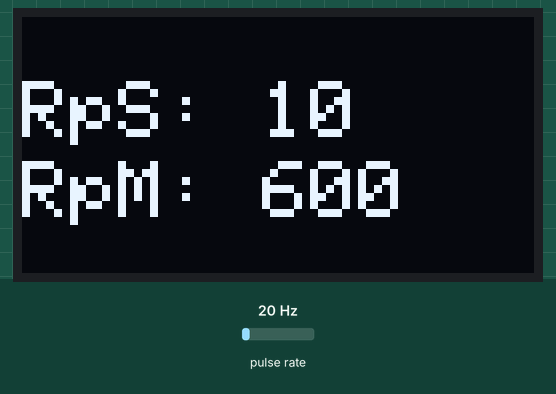
Simulated run of this sketch. Board: ESP8266 (NodeMCU). On the bench: 128×64 one-colour display. Wiring (inferred from the names in the program): pulse sensor: data GPIO 2. The inputs (shaded band) are chosen by the test bench; at power-on: pulse rate 20 Hz. What the sketch prints to the serial monitor is not drawn.

Above: at 2.2 s.
2.3 s: pulse rate (sensor on GPIO 2) set to 50 Hz
At 3.9 s:
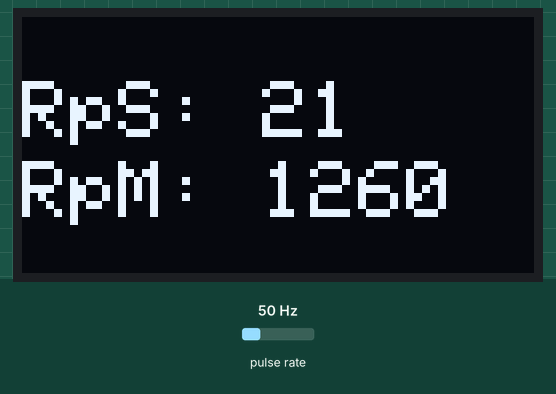
5.3 s: pulse rate (sensor on GPIO 2) set to 4 Hz
At 8.0 s:
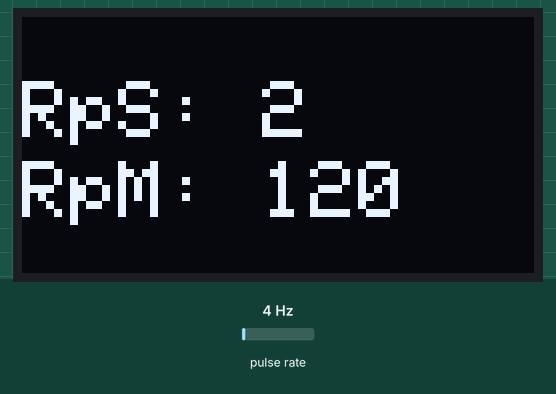
8.3 s: pulse rate (sensor on GPIO 2) set to 100 Hz
At 11.1 s:
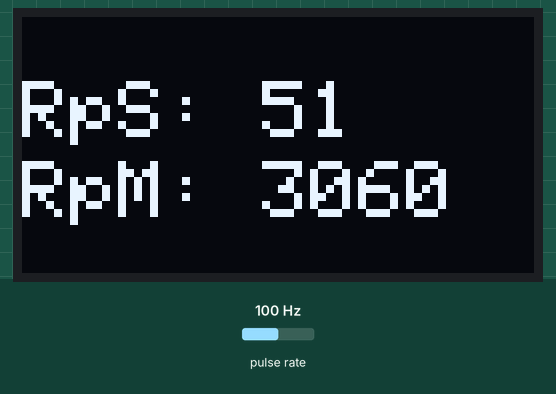
Timing chart, 0 to 12.6 s (numbered marks = the images above; inputs shaded):
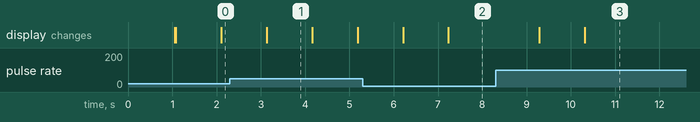

Measured:
- after the input at 2.3 s, the display: changes after 0.83 s (image 1)
- after the input at 5.3 s, the display: first changes after 0.91 s (image 2 shows a later state)
- after the input at 8.3 s, the display: first changes after 0.99 s (image 3 shows a later state)
- what the display in image 1 shows lasts 1.1 s, from 3.1 s to 4.2 s

The sketch:

rpm_conter_hw201_OLED096.ino
```cpp
// to acces to /dev/ttyUSB0 from user 'sudo usermod -a -G dialout $USER'
// IR sensor HW-201 at #2
// DoIt ESP32 DevKit V1
// 0.96 inch OLED DIsplay gm009605v4  - 128x64
#include <Wire.h>
#include <Adafruit_GFX.h>
#include <Adafruit_SSD1306.h>

#define SCREEN_WIDTH 128 // OLED display width, in pixels
#define SCREEN_HEIGHT 64 // OLED display height, in pixels

// Declaration for an SSD1306 display connected to I2C (SDA, SCL pins)
// The parameter -1 indicates that the display doesn't share a reset pin
Adafruit_SSD1306 display(SCREEN_WIDTH, SCREEN_HEIGHT, &Wire, -1);

#define SENSOR_PIN 2 // HW-201 IR sensor

unsigned long lastflash;
int RPM;
void ICACHE_RAM_ATTR sensor_update() {
  RPM++;
}

void setup() {
  // initialize serial communication at 9600 bits per second:
  Serial.begin(9600);
    // Initialize with the I2C addr 0x3C (most common for GM009605)
  if(!display.begin(SSD1306_SWITCHCAPVCC, 0x3C)) {
    Serial.println(F("OLED display/SSD1306 allocation failed"));
    for(;;); // Don't proceed, loop forever
  } else {
    Serial.println(F("OLED display/SSD1306 is OK"));
  }

  delay(1000);
  display.clearDisplay(); // Always clear the buffer first!
  // Display static text
  display.setTextSize(1);             // Normal 1:1 pixel scale
  display.setTextColor(SSD1306_WHITE);        // Draw white text
  display.setCursor(0, 10);             // Start at top-left corner
  display.println(F("GM009605v4 OLED"));

  display.setTextSize(2);             // Draw 2X scale text
  display.setCursor(0, 30);
  display.print("RPM: ");
  display.println(" rps");

  display.display(); // Crucial step: push everything drawn to the hardware screen

  pinMode(SENSOR_PIN, INPUT_PULLUP);
  attachInterrupt(digitalPinToInterrupt(SENSOR_PIN), sensor_update, RISING);
}

void loop() {
  noInterrupts();
  int wings= 2;  // no of wings of rotating object, for disc object use 1 with white tape on one side
  int RPMnew = RPM/wings;  //here we used fan which has 3 wings
  Serial.print(RPM);
  Serial.print(", ");
  Serial.print(RPMnew);
  Serial.print(" Rot/sec :");  //Revolutions per second
  Serial.print((RPMnew*60));
  Serial.println("Rot/min. ");   //Revolutions per minute
  RPM=0;

  interrupts();
  display.clearDisplay(); // Always clear the buffer first!
  // Display static text
  display.setTextSize(2);             // Draw 2X scale text
  display.setTextColor(SSD1306_WHITE);        // Draw white text
  display.setCursor(0, 16);
  display.print(F("RpS: "));
  display.println(RPMnew);
  display.setCursor(0, 36);
  display.print(F("RpM: "));
  display.println(RPMnew*60);
  display.display(); // Crucial step: push everything drawn to the hardware screen
  //ToDo need to make at least 10 sec for real.
  delay(1000); //1 sec for real test
}
```
